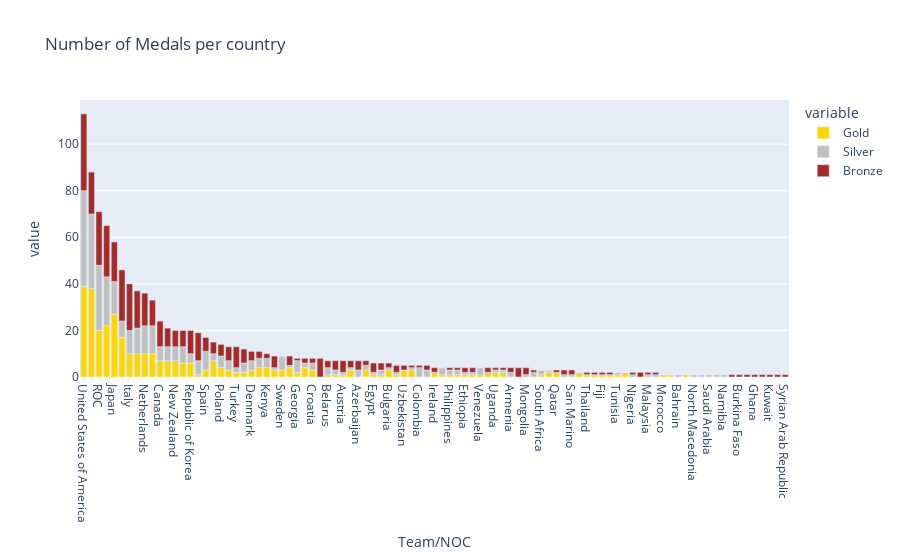

Write notebook code for a chart like this one.
### Code cell
import plotly.express as px

fig = px.bar(
    medals,
    x="Team/NOC",
    y=["Gold", "Silver", "Bronze"],
    color_discrete_sequence=["Gold", "Silver", "Brown"],
    title="Number of Medals per country",
)
fig.show()

### Figure 1 — Plotly figure (JSON) as saved in the notebook; plotly's stock layout.template omitted (floating-point values rounded to 4 significant figures)
{"data": [{"hovertemplate": "variable=Gold<br>Team/NOC=%{x}<br>value=%{y}<extra></extra>", "legendgroup": "Gold", "marker": {"color": "Gold", "pattern": {"shape": ""}}, "name": "Gold", "orientation": "v", "showlegend": true, "textposition": "auto", "type": "bar", "x": ["United States of America", "People's Republic of China", "ROC", "Great Britain", "Japan", "Australia", "Italy", "Germany", "Netherlands", "France", "Canada", "Brazil", "New Zealand", "Hungary", "Republic of Korea", "Ukraine", "Spain", "Cuba", "Poland", "Switzerland", "Turkey", "Chinese Taipei", "Denmark", "Czech Republic", "Kenya", "Serbia", "Sweden", "Jamaica", "Georgia", "Norway", "Croatia", "Kazakhstan", "Belarus", "India", "Austria", "Belgium", "Azerbaijan", "Islamic Republic of Iran", "Egypt", "Hong Kong, China", "Bulgaria", "Indonesia", "Uzbekistan", "Slovenia", "Colombia", "Dominican Republic", "Ireland", "Romania", "Philippines", "Slovakia", "Ethiopia", "Portugal", "Venezuela", "Israel", "Uganda", "Greece", "Armenia", "Mexico", "Mongolia", "Kyrgyzstan", "South Africa", "Ecuador", "Qatar", "Argentina", "San Marino", "Kosovo", "Thailand", "Latvia", "Fiji", "Estonia", "Tunisia", "Bahamas", "Nigeria", "Finland", "Malaysia", "Jordan", "Morocco", "Bermuda", "Bahrain", "Puerto Rico", "North Macedonia", "Lithuania", "Saudi Arabia", "Turkmenistan", "Namibia", "Botswana", "Burkina Faso", "Côte d'Ivoire", "Ghana", "Grenada", "Kuwait", "Republic of Moldova", "Syrian Arab Republic"], "xaxis": "x", "y": [39, 38, 20, 22, 27, 17, 10, 10, 10, 10, 7, 7, 7, 6, 6, 1, 3, 7, 4, 3, 2, 2, 3, 4, 4, 3, 3, 4, 2, 4, 3, 0, 1, 1, 1, 3, 0, 3, 1, 1, 3, 1, 3, 3, 0, 0, 2, 1, 1, 1, 1, 1, 1, 2, 2, 2, 0, 0, 0, 0, 1, 2, 2, 0, 0, 2, 1, 1, 1, 1, 1, 2, 0, 0, 0, 0, 1, 1, 0, 1, 0, 0, 0, 0, 0, 0, 0, 0, 0, 0, 0, 0, 0], "yaxis": "y"}, {"hovertemplate": "variable=Silver<br>Team/NOC=%{x}<br>value=%{y}<extra></extra>", "legendgroup": "Silver", "marker": {"color": "Silver", "pattern": {"shape": ""}}, "name": "Silver", "orientation": "v", "showlegend": true, "textposition": "auto", "type": "bar", "x": ["United States of America", "People's Republic of China", "ROC", "Great Britain", "Japan", "Australia", "Italy", "Germany", "Netherlands", "France", "Canada", "Brazil", "New Zealand", "Hungary", "Republic of Korea", "Ukraine", "Spain", "Cuba", "Poland", "Switzerland", "Turkey", "Chinese Taipei", "Denmark", "Czech Republic", "Kenya", "Serbia", "Sweden", "Jamaica", "Georgia", "Norway", "Croatia", "Kazakhstan", "Belarus", "India", "Austria", "Belgium", "Azerbaijan", "Islamic Republic of Iran", "Egypt", "Hong Kong, China", "Bulgaria", "Indonesia", "Uzbekistan", "Slovenia", "Colombia", "Dominican Republic", "Ireland", "Romania", "Philippines", "Slovakia", "Ethiopia", "Portugal", "Venezuela", "Israel", "Uganda", "Greece", "Armenia", "Mexico", "Mongolia", "Kyrgyzstan", "South Africa", "Ecuador", "Qatar", "Argentina", "San Marino", "Kosovo", "Thailand", "Latvia", "Fiji", "Estonia", "Tunisia", "Bahamas", "Nigeria", "Finland", "Malaysia", "Jordan", "Morocco", "Bermuda", "Bahrain", "Puerto Rico", "North Macedonia", "Lithuania", "Saudi Arabia", "Turkmenistan", "Namibia", "Botswana", "Burkina Faso", "Côte d'Ivoire", "Ghana", "Grenada", "Kuwait", "Republic of Moldova", "Syrian Arab Republic"], "xaxis": "x", "y": [41, 32, 28, 21, 14, 7, 10, 11, 12, 12, 6, 6, 6, 7, 4, 6, 8, 3, 5, 4, 2, 4, 4, 4, 4, 1, 6, 1, 5, 2, 3, 0, 3, 2, 1, 1, 3, 2, 1, 2, 1, 1, 0, 1, 4, 3, 0, 3, 2, 2, 1, 1, 3, 0, 1, 1, 2, 0, 1, 2, 2, 1, 0, 1, 1, 0, 0, 0, 0, 0, 1, 0, 1, 0, 1, 1, 0, 0, 1, 0, 1, 1, 1, 1, 1, 0, 0, 0, 0, 0, 0, 0, 0], "yaxis": "y"}, {"hovertemplate": "variable=Bronze<br>Team/NOC=%{x}<br>value=%{y}<extra></extra>", "legendgroup": "Bronze", "marker": {"color": "Brown", "pattern": {"shape": ""}}, "name": "Bronze", "orientation": "v", "showlegend": true, "textposition": "auto", "type": "bar", "x": ["United States of America", "People's Republic of China", "ROC", "Great Britain", "Japan", "Australia", "Italy", "Germany", "Netherlands", "France", "Canada", "Brazil", "New Zealand", "Hungary", "Republic of Korea", "Ukraine", "Spain", "Cuba", "Poland", "Switzerland", "Turkey", "Chinese Taipei", "Denmark", "Czech Republic", "Kenya", "Serbia", "Sweden", "Jamaica", "Georgia", "Norway", "Croatia", "Kazakhstan", "Belarus", "India", "Austria", "Belgium", "Azerbaijan", "Islamic Republic of Iran", "Egypt", "Hong Kong, China", "Bulgaria", "Indonesia", "Uzbekistan", "Slovenia", "Colombia", "Dominican Republic", "Ireland", "Romania", "Philippines", "Slovakia", "Ethiopia", "Portugal", "Venezuela", "Israel", "Uganda", "Greece", "Armenia", "Mexico", "Mongolia", "Kyrgyzstan", "South Africa", "Ecuador", "Qatar", "Argentina", "San Marino", "Kosovo", "Thailand", "Latvia", "Fiji", "Estonia", "Tunisia", "Bahamas", "Nigeria", "Finland", "Malaysia", "Jordan", "Morocco", "Bermuda", "Bahrain", "Puerto Rico", "North Macedonia", "Lithuania", "Saudi Arabia", "Turkmenistan", "Namibia", "Botswana", "Burkina Faso", "Côte d'Ivoire", "Ghana", "Grenada", "Kuwait", "Republic of Moldova", "Syrian Arab Republic"], "xaxis": "x", "y": [33, 18, 23, 22, 17, 22, 20, 16, 14, 11, 11, 8, 7, 7, 10, 12, 6, 5, 5, 6, 9, 6, 4, 3, 2, 5, 0, 4, 1, 2, 2, 8, 3, 4, 5, 3, 4, 2, 4, 3, 2, 3, 2, 1, 1, 2, 2, 0, 1, 1, 2, 2, 0, 2, 1, 1, 2, 4, 3, 1, 0, 0, 1, 2, 2, 0, 1, 1, 1, 1, 0, 0, 1, 2, 1, 1, 0, 0, 0, 0, 0, 0, 0, 0, 0, 1, 1, 1, 1, 1, 1, 1, 1], "yaxis": "y"}], "layout": {"barmode": "relative", "legend": {"title": {"text": "variable"}, "tracegroupgap": 0}, "title": {"text": "Number of Medals per country"}, "xaxis": {"anchor": "y", "domain": [0, 1], "title": {"text": "Team/NOC"}}, "yaxis": {"anchor": "x", "domain": [0, 1], "title": {"text": "value"}}}}
